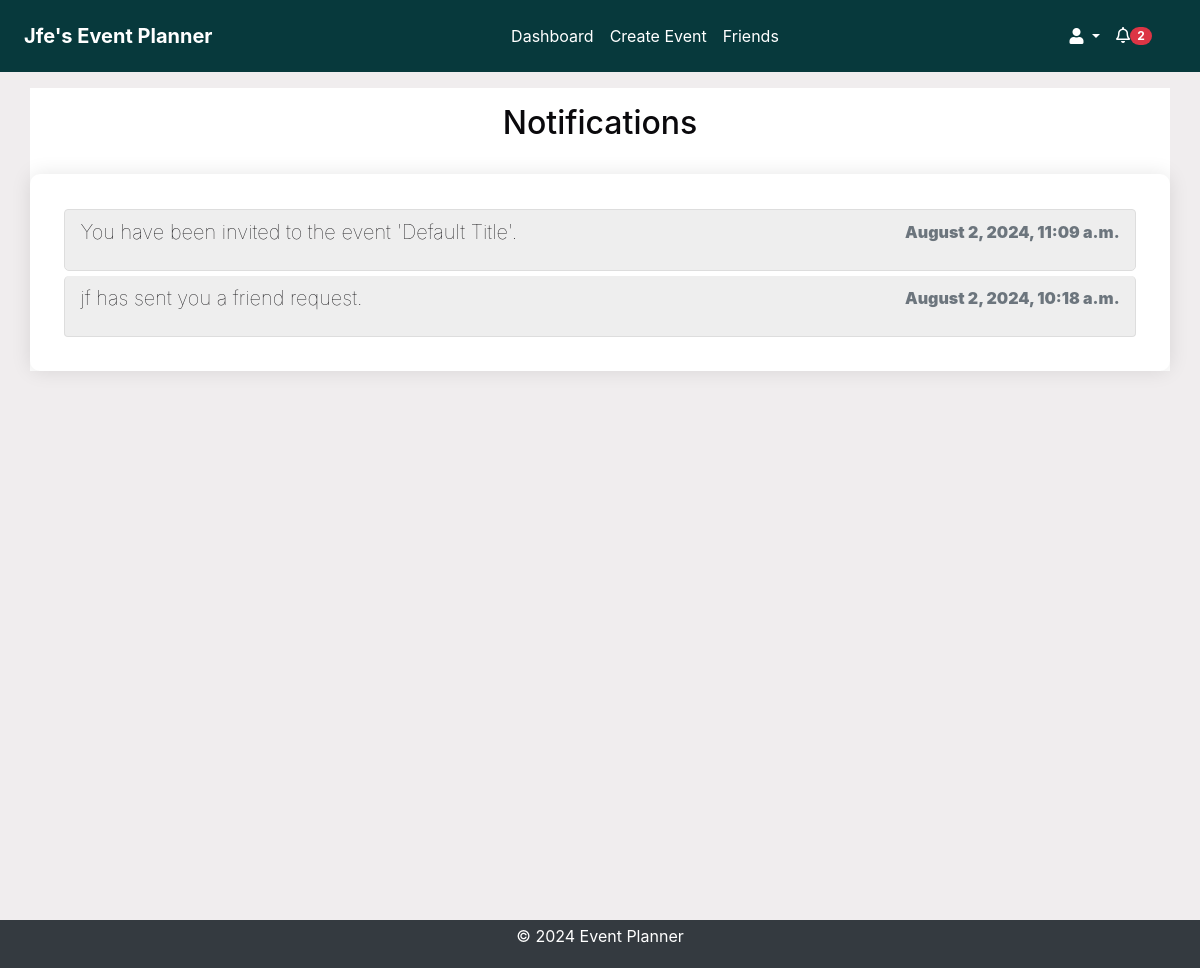
The page /notifications/ (signed in) on the database its author committed.
### notifications/models.py (models this page shows, shortened)
class Notification(models.Model):
    NOTIFICATION_TYPES = [
        ("event_created", "Event Created"),
        ("event_updated", "Event Updated"),
        ("event_cancelled", "Event Cancelled"),
        ("invitation_response", "Invitation Response"),
        ("suggested_alternate_date", "Suggested Alternate Date"),
        ("event_confirmed", "Event Confirmed"),
        ("friend_request_received", "Friend Request Received"),
    ]
    user = models.ForeignKey(User, on_delete=models.CASCADE)
    event = models.ForeignKey(
        Event, on_delete=models.CASCADE, null=True, blank=True
    )
    type = models.CharField(max_length=50, choices=NOTIFICATION_TYPES)
    message = models.TextField()
    created_at = models.DateTimeField(auto_now_add=True)
    read = models.BooleanField(default=False)
    url = models.URLField(default="/")

### notifications/views.py (the view)
# urls.py: path("", views.notifications, name="notifications"),
@login_required
def notifications(request):
    notifications = Notification.objects.filter(user=request.user).order_by(
        "-created_at"
    )
    context = {"notifications": notifications}
    return render(request, "notifications/notifications.html", context)

### accounts/context_processors.py (called while the page is built)
def google_api_key(request):
    return {"GOOGLE_API_KEY": os.getenv("GOOGLE_API_KEY")}

### notifications/context_processors.py (called while the page is built)
def notifications(request):
    if request.user.is_authenticated:
        all_unread_notifications = Notification.objects.filter(
            user=request.user, read=False
        ).order_by("-created_at")
        unread_count = all_unread_notifications.count()
        recent_unread_notifications = all_unread_notifications[:8]
        return {
            "recent_unread_notifications": recent_unread_notifications,
            "unread_count": unread_count,
        }
    return {}

### templates/notifications/notifications.html (shortened to what this page needs)
{% extends 'base.html' %}
{% block content %}
<div class="container">
    <h2 class="text-center pt-3">Notifications</h2>
    <div class="notifications-list scrollable-column">
        <ul class="list-group">
            {% for notification in notifications|dictsort:'read' %}
                <li class="list-group-item {% if not notification.read %}bg-gray{% endif %}">
                    <a href="{% url 'mark_notification_read' notification.id %}" class="notification-link">
                        <h5 class="notification-title">{{ notification.message }}</h5>
                        <p class="notification-time text-muted">{{ notification.created_at|date:"F j, Y, g:i a" }}</p>
                    </a>
                </li>
                {% empty %}
                <li class="list-group-item text-center" style="padding:2rem;">
                    No notifications
                </li>
            {% endfor %}
        </ul>
    </div>
</div>
{% endblock %}

### templates/base.html (shortened to what this page needs)
<!DOCTYPE html>
<html lang="en">
<head>
    {% load static %}
    <link rel="stylesheet" href="https://stackpath.bootstrapcdn.com/bootstrap/4.5.2/css/bootstrap.min.css">
    <link rel="stylesheet" href="{% static 'css/styles.css' %}">
    <link rel="stylesheet" href="https://cdnjs.cloudflare.com/ajax/libs/font-awesome/5.15.4/css/all.min.css">
    <link rel="stylesheet" href="https://cdnjs.cloudflare.com/ajax/libs/fullcalendar/3.10.2/fullcalendar.min.css" />
</head>
<body class="c-app">
    <header class="c-header c-header-light c-header-fixed">
        <nav class="navbar navbar-expand-lg navbar-light">
            {% if user.is_authenticated %}
                <a class="navbar-brand" href="{% url 'dashboard' %}"><strong> {{ user.username|title }}'s Event Planner</strong></a>
            {% else %}
                <a class="navbar-brand" href="{% url 'home' %}"><strong>Event Planner</strong></a>
            {% endif %}
            <div class="collapse navbar-collapse" id="navbarSupportedContent">
                {% if user.is_authenticated %}
                <ul class="navbar-nav mx-auto">
                    <li class="nav-item {% if request.resolver_match.url_name == 'dashboard' %}active{% endif %}">
                        <a class="nav-link" href="{% url 'dashboard' %}">Dashboard</a>
                    </li>
                    <li class="nav-item {% if request.resolver_match.url_name == 'create_event' %}active{% endif %}">
                        <a class="nav-link" href="{% url 'create_event' %}">Create Event</a>
                    </li>
                    <li class="nav-item {% if request.resolver_match.url_name == 'friends_page' %}active{% endif %}">
                        <a class="nav-link" href="{% url 'friends_page' %}">Friends</a>
                    </li>
                    {% endif %}
                </ul>
                {% if user.is_authenticated %}
                <ul class="navbar-nav d-flex">
                    <li class="nav-item dropdown">
                        <a class="nav-link dropdown-toggle" href="#" id="profileLink" role="button" data-toggle="dropdown" aria-haspopup="true" aria-expanded="false">
                            <i class="fas fa-user"></i>
                        </a>
                    </li>
                </ul>
                {% endif %}
            </div>
            {% if user.is_authenticated %}
                <ul class="navbar-nav ml-auto d-flex">
                    <li class="nav-item mr-3">
                        <a class="nav-link" href="#" id="notificationBell" role="button" data-toggle="dropdown" aria-haspopup="true" aria-expanded="false">
                            <i class="fas fa-bell" style="font-weight:100";></i>
                            {% if unread_count > 0 %}
                                <span class="badge badge-pill badge-danger">{{ unread_count }}</span>
                            {% else %}
                                <span class="badge badge-pill badge-danger" style="opacity: 0;min-width:1.5rem;min-height:0.9rem">{{ unread_count }}</span>
                            {% endif %}
                        </a>
                    </li>
                </ul>
            {% endif %}
        </nav>
    </header>
    <main class="c-main">
        <div class="container-fluid">
            <div class="fade-in">
                {% block content %}{% endblock %}
            </div>
        </div>
    </main>
    <footer class="footer py-1">
        <div class="container text-center">
            <p class="text-white">&copy; 2024 Event Planner</p>
        </div>
    </footer>
</body>
</html>

### static/css/styles.css (style rules this page uses)
* { box-sizing: border-box; }
body, html { margin: 0; padding: 0; font-family: var(--font-family-sans-serif); background-color: var(--background); color: var(--text); height: 100%; }
:root { --primary: #07393c; --secondary: #2C666E; --accent: #90DDF0; --background: #F0EDEE; --text: #0A090C; --heading-bg: #eeeeee; --white: #fff; --gray: #6c757d; --gray-dark: #343a40; --success: #28a745; --info: #17a2b8; --warning: #ffc107; --danger: #dc3545; --light: #f8f9fa; --dark: #343a40; --blue: #00448d !important; --breakpoint-xs: 0; --breakpoint-sm: 576px; --breakpoint-md: 768px; --breakpoint-lg: 992px; --breakpoint-xl: 1200px; --font-family-sans-serif: -apple-system, BlinkMacSystemFont, "Segoe UI", Roboto, "Helvetica Neue", Arial, "Noto Sans", sans-serif, "Apple Color Emoji", "Segoe UI Emoji", "Segoe UI Symbol", "Noto Color Emoji"; --font-family-monospace: SFMono-Regular, Menlo, Monaco, Consolas, "Liberation Mono", "Courier New", monospace; }
.container-fluid { display: flex; flex-direction: column; min-height: 100vh; }
.scrollable-column { overflow-y: auto; max-height: 100vh; }
header { background-color: var(--primary) !important; color: var(--white) !important; padding: .5rem !important; margin-bottom: 1rem !important; }
header a, header .navbar-brand, header .nav-link { color: var(--white) !important; }
footer { background-color: var(--dark) !important; color: var(--white) !important; padding: 1px 0px !important; padding-top: 0 !important; padding-bottom: 0 !important; margin-top: 2rem !important; text-align: center !important; margin-top: auto; }
body>main>div>div>div.container { background-color: var(--white); padding: 2rem; box-shadow: 0 0 10px rgba(0, 0, 0, .5); }
.notifications-list { background-color: var(--white); padding: 2rem; border-radius: 10px; box-shadow: 0 0 20px rgba(0, 0, 0, .1); width: 100%; max-width: 100%; margin: 2rem auto; color: var(--text); }
.notifications-list ul { list-style-type: none; padding: 0; }
.notifications-list ul li { margin: .15rem; padding: 10px 15px; border: 1px solid #ddd; border-radius: 5px; transition: background-color .3s; }
.notifications-list ul li .notification-link { text-decoration: none; color: var(--text); display: flex; justify-content: space-between; }
.navbar-nav.mx-auto { flex: 1; justify-content: center; }
#notificationBell { margin-right: auto; display: flex; justify-content: flex-end; }
.bg-gray.bg-gray { background-color: var(--heading-bg) !important; font-weight: 900; }
.notification-title { font-weight: 100; }
body>main>div>div>div.container { padding: 0rem; box-shadow: none; }

### rows shown on the page
Notification: message "You have been invited to the event 'Default Title'.", created_at "August 2, 2024, 11:09 a.m."
Notification: message "jf has sent you a friend request.", created_at "August 2, 2024, 10:18 a.m."

### other values the page prints
{{ user.username|title }} "Jfe"
{{ unread_count }} "2"
